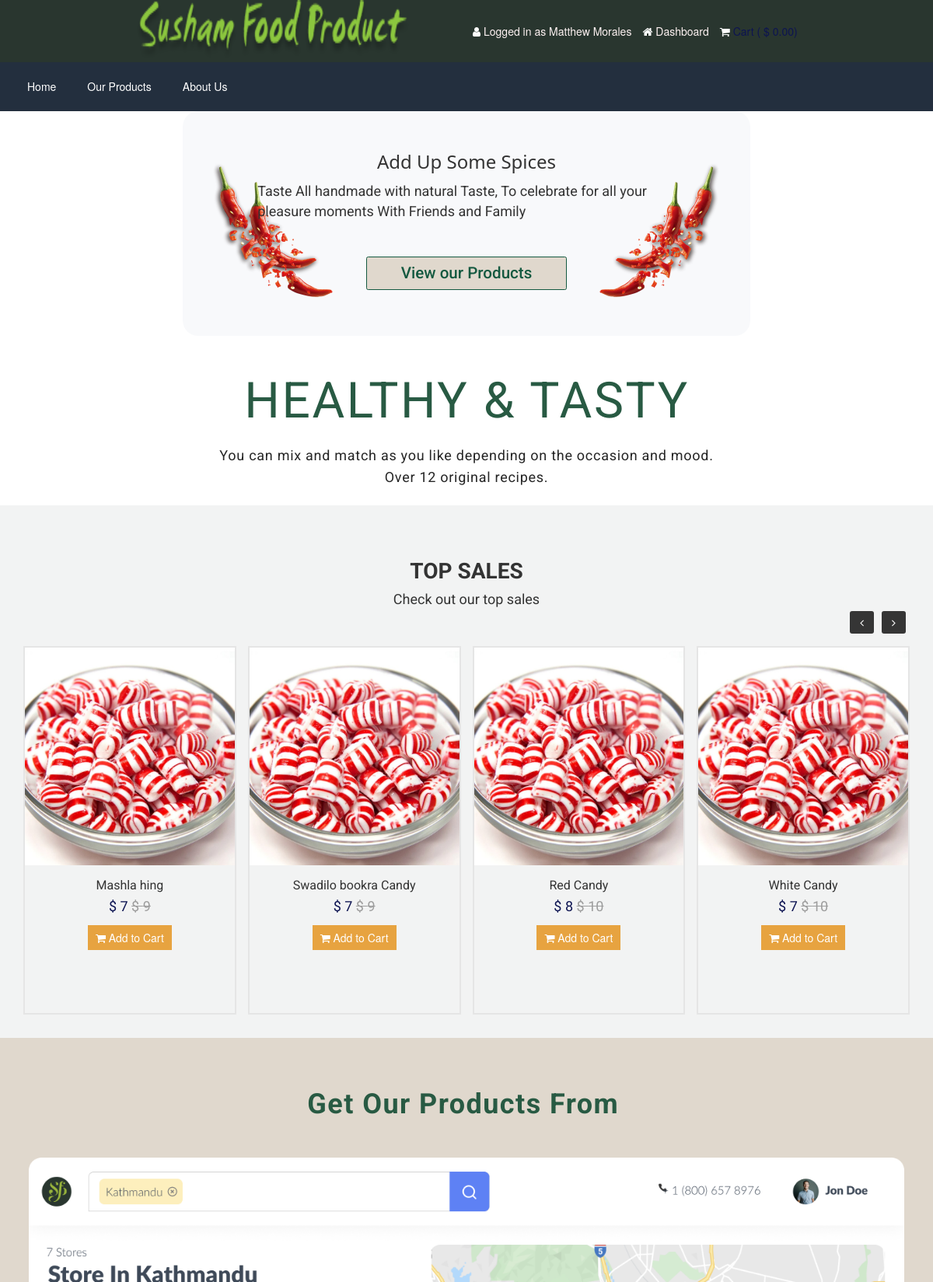
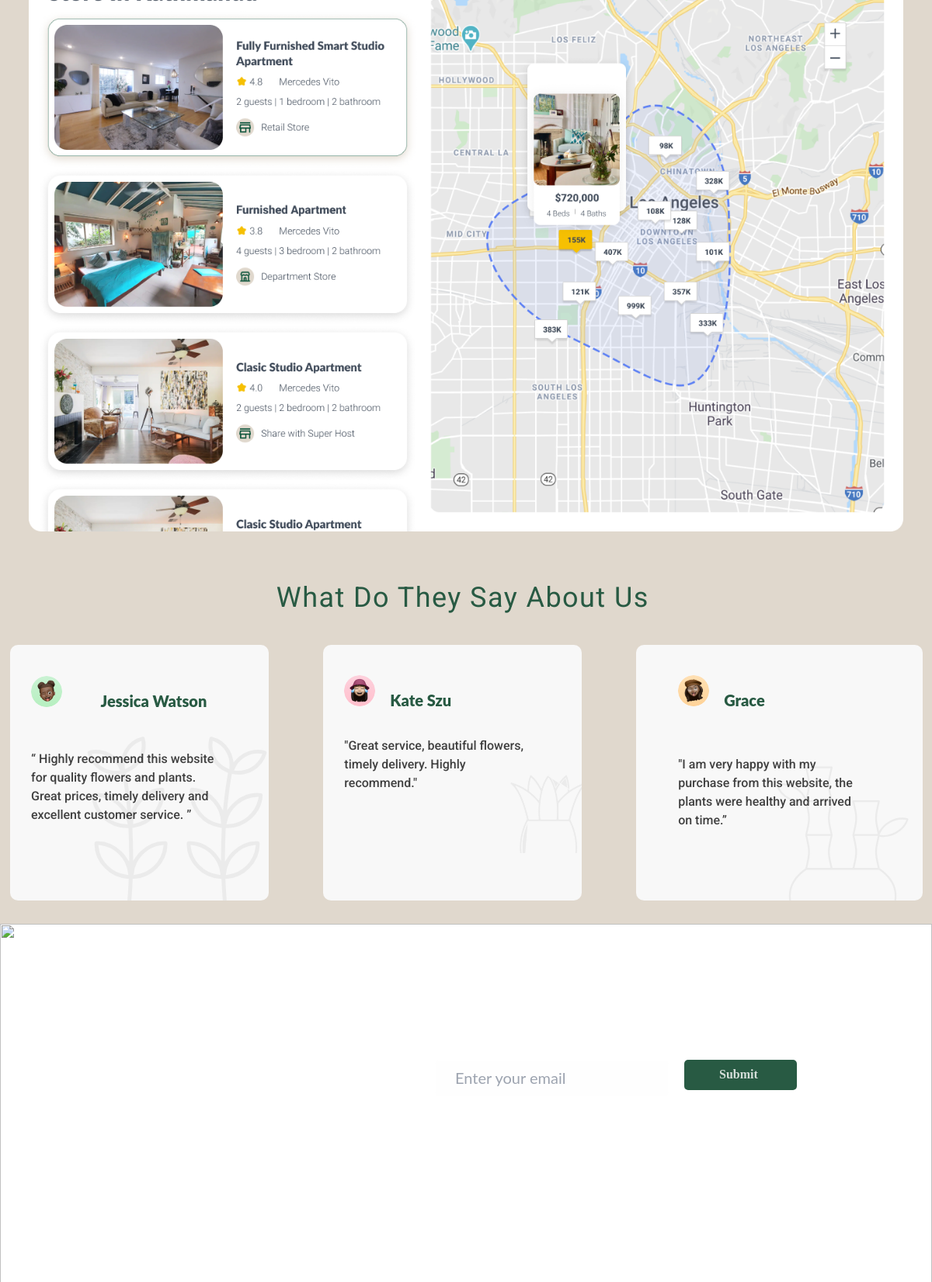
/ (signed in, upper part), run on the app's committed database (2 pictures, top to bottom).
### tables this page shows
CREATE TABLE `tbl_settings` (
  `id` int(11) NOT NULL,
  `logo` text NOT NULL,
  `favicon` text NOT NULL,
  `footer_about` text NOT NULL,
  `footer_copyright` text NOT NULL,
  `contact_address` text NOT NULL,
  `contact_email` text NOT NULL,
  `contact_phone` text NOT NULL,
  `contact_fax` text NOT NULL,
  `contact_map_iframe` text NOT NULL,
  `receive_email` text NOT NULL,
  `receive_email_subject` text NOT NULL,
  `receive_email_thank_you_message` text NOT NULL,
  `forget_password_message` text NOT NULL,
  `total_recent_post_footer` int(10) NOT NULL,
  `total_popular_post_footer` int(10) NOT NULL,
  `total_recent_post_sidebar` int(11) NOT NULL,
  `total_popular_post_sidebar` int(11) NOT NULL,
  `total_featured_product_home` int(11) NOT NULL,
  `total_latest_product_home` int(11) NOT NULL,
  `total_popular_product_home` int(11) NOT NULL,
  `meta_title_home` text NOT NULL,
  `meta_keyword_home` text NOT NULL,
  `meta_description_home` text NOT NULL,
  `banner_login` text NOT NULL,
  `banner_registration` text NOT NULL,
  `banner_forget_password` text NOT NULL,
  `banner_reset_password` text NOT NULL,
  `banner_search` text NOT NULL,
  `banner_cart` text NOT NULL,
  `banner_checkout` text NOT NULL,
  `banner_product_category` text NOT NULL,
  `banner_blog` text NOT NULL,
  `cta_title` text NOT NULL,
  `cta_content` text NOT NULL,
  `cta_read_more_text` text NOT NULL,
  `cta_read_more_url` text NOT NULL,
  `cta_photo` text NOT NULL,
  `featured_product_title` text NOT NULL,
  `featured_product_subtitle` text NOT NULL,
  `latest_product_title` text NOT NULL,
  `latest_product_subtitle` text NOT NULL,
  `popular_product_title` text NOT NULL,
  `popular_product_subtitle` text NOT NULL,
  `testimonial_title` text NOT NULL,
  `testimonial_subtitle` text NOT NULL,
  `testimonial_photo` text NOT NULL,
  `blog_title` text NOT NULL,
  `blog_subtitle` text NOT NULL,
  `newsletter_text` text NOT NULL,
  `paypal_email` text NOT NULL,
  `stripe_public_key` text NOT NULL,
  `stripe_secret_key` text NOT NULL,
  `bank_detail` text NOT NULL,
  `before_head` text NOT NULL,
  `after_body` text NOT NULL,
  `before_body` text NOT NULL,
  `home_service_on_off` int(11) NOT NULL,
  `home_welcome_on_off` int(11) NOT NULL,
  `home_featured_product_on_off` int(11) NOT NULL,
  `home_latest_product_on_off` int(11) NOT NULL,
  `home_popular_product_on_off` int(11) NOT NULL,
  `home_testimonial_on_off` int(11) NOT NULL,
  `home_blog_on_off` int(11) NOT NULL,
  `newsletter_on_off` int(11) NOT NULL,
  `ads_above_welcome_on_off` int(1) NOT NULL,
  `ads_above_featured_product_on_off` int(1) NOT NULL,
  `ads_above_latest_product_on_off` int(1) NOT NULL,
  `ads_above_popular_product_on_off` int(1) NOT NULL,
  `ads_above_testimonial_on_off` int(1) NOT NULL,
  `ads_category_sidebar_on_off` int(1) NOT NULL
);

CREATE TABLE `tbl_top_category` (
  `tcat_id` int(11) NOT NULL,
  `tcat_name` varchar(255) NOT NULL,
  `show_on_menu` int(1) NOT NULL
);

CREATE TABLE `tbl_product` (
  `p_id` int(11) NOT NULL,
  `p_name` varchar(255) NOT NULL,
  `p_old_price` varchar(10) NOT NULL,
  `p_current_price` varchar(10) NOT NULL,
  `p_qty` int(10) NOT NULL,
  `p_featured_photo` varchar(255) NOT NULL,
  `p_description` text NOT NULL,
  `p_short_description` text NOT NULL,
  `p_feature` text NOT NULL,
  `p_condition` text NOT NULL,
  `p_return_policy` text NOT NULL,
  `p_total_view` int(11) NOT NULL,
  `p_is_featured` int(1) NOT NULL,
  `p_is_active` int(1) NOT NULL,
  `ecat_id` int(11) NOT NULL
);

### index.php (the view, shortened to what the rows shown need)
<?php require_once ('header.php'); ?>
<?php
$statement = $pdo->prepare("SELECT * FROM tbl_settings WHERE id=1");
$statement->execute();
$result = $statement->fetchAll(PDO::FETCH_ASSOC);
foreach ($result as $row) {
    $total_latest_product_home = $row['total_latest_product_home'];
    $home_latest_product_on_off = $row['home_latest_product_on_off'];
}
?>
<div
    class="tw-self-stretch tw-flex tw-flex-row tw-items-start tw-justify-center tw-py-0 tw-px-5 tw-box-border tw-max-w-full">
    <div
        class="tw-w-[730px] tw-rounded-xl tw-bg-whitesmoke-200 tw-[backdrop-filter:blur(24px)] tw-flex tw-flex-col tw-items-center tw-justify-start tw-pt-[30px] tw-px-5 tw-pb-[59px] tw-box-border tw-gap-[62px] tw-max-w-full tw-mq450:gap-[15px_62px] tw-mq800:gap-[31px_62px]">
        <div class="tw-w-[540px] tw-flex tw-flex-col tw-items-end tw-justify-start tw-max-w-full">
            <h1
                class="tw-m-0 tw-self-stretch tw-h-28 tw-relative tw-text-inherit tw-leading-[57.6px] tw-font-medium tw-font-sans tw-flex tw-items-center tw-justify-center tw-shrink-0 tw-z-[2] tw-mq450:text-5xl tw-mq450:leading-[35px] tw-mq800:text-13xl tw-mq800:leading-[46px]">
                <div class="tw-text-5xl">Add Up Some Spices</div>
            </h1>
        </div>
    </div>
</div>
<?php if ($home_latest_product_on_off == 1): ?>
    <section
        class="tw-self-stretch tw-flex tw-flex-row tw-items-start tw-justify-start tw-py-0 tw-pr-0 tw-pl-px tw-box-border tw-max-w-full tw-text-center tw-text-[64px] tw-text-darkslategray-200 tw-font-lato">
        <div
            class="tw-flex-1 tw-rounded-t-61xl tw-rounded-b-none tw-bg-white tw-flex tw-flex-col tw-items-start tw-justify-start tw-pt-16 tw-px-0 tw-pb-9 tw-box-border tw-gap-[12px] tw-max-w-full tw-mq800:pt-[27px] tw-mq800:pb-5 tw-mq800:box-border tw-mq1125:pt-[42px] tw-mq1125:pb-[23px] tw-mq1125:box-border">
            <h1
                class="tw-m-0 tw-self-stretch tw-relative tw-text-inherit tw-tracking-[0.04em] tw-leading-[88px] tw-uppercase tw-font-normal tw-font-inherit tw-mq450:text-19xl tw-mq450:leading-[53px] tw-mq800:text-[51px] tw-mq800:leading-[70px]">
                healthy &amp; tasty
            </h1>
    </section>
    <div class="product bg-gray pt_70 pb_30">
        <div class="container">
            <div class="row">
                <div class="col-md-12">
                    <div class="headline">
                        <h2>
                            TOP SALES
                        </h2>
                    </div>
                </div>
            </div>
            <div class="row">
                <div class="col-md-12">
                    <div class="product-carousel">
                        <?php
                        $statement = $pdo->prepare("SELECT * FROM tbl_product WHERE p_is_featured = ? ORDER BY p_id DESC LIMIT " . $total_latest_product_home);
                        $statement->execute(array(1));
                        $result = $statement->fetchAll(PDO::FETCH_ASSOC);
                        foreach ($result as $row) {
                            ?>
                            <div class="item">
                                <div class="thumb">
                                    <div class="photo"
                                        style="background-image:url(assets/uploads/<?php echo $row['p_featured_photo']; ?>);">
                                    </div>
                                </div>
                                <div class="text">
                                    <h3><a href="product.php?id=<?php echo $row['p_id']; ?>">
                                            <?php echo $row['p_name']; ?>
                                        </a></h3>
                                    <h4>
                                        $
                                        <?php echo $row['p_current_price']; ?>
                                        <?php if ($row['p_old_price'] != ''): ?>
                                            <del>
                                                $
                                                <?php echo $row['p_old_price']; ?>
                                            </del>
                                        <?php endif; ?>
                                    </h4>
                                    <?php if ($row['p_qty'] == 0): ?>
                                        <div class="out-of-stock">
                                            <div class="inner">
                                                Out Of Stock
                                            </div>
                                        </div>
                                    <?php else: ?>
                                        <p><a href="product.php?id=<?php echo $row['p_id']; ?>"><i class="fa fa-shopping-cart"></i>
                                                Add to Cart</a></p>
                                    <?php endif; ?>
                                </div>
                            </div>
                            <?php
                        }
                        ?>
                    </div>
                </div>
            </div>
        </div>
    </div>
<?php endif; ?>
<section
    class="tw-self-stretch tw-flex tw-flex-row tw-bg-gainsboro-300 tw-pt-24 tw-pb-24 tw-items-start tw-justify-start tw-px-[37px] tw-box-border tw-max-w-full tw-text-left tw-text-17xl tw-text-darkslategray-200 tw-font-bold">
    <div
        class="tw-flex-1 tw-flex tw-flex-col tw-mx-auto tw-items-start tw-justify-start tw-gap-[44px] tw-max-w-full tw-mq800:gap-[22px_44px]">
        <div class="tw-self-stretch tw-flex tw-flex-row tw-items-start tw-justify-center tw-py-0 tw-pr-[21px] tw-pl-5">
            <h1
                class="tw-m-0 tw-relative tw-text-inherit tw-tracking-[0.04em] tw-leading-[140%] tw-capitalize tw-font-inherit tw-[text-shadow:1.1px_0_0_#285a43,_0_1.1px_0_#285a43,_-1.1px_0_0_#285a43,_0_-1.1px_0_#285a43] tw-mq450:text-3xl tw-mq450:leading-[30px] tw-mq800:text-10xl tw-mq800:leading-[40px]">
                Get Our Products From
            </h1>
        </div>
    </div>
</section>
<section
    class="tw-self-stretch tw-flex tw-pb-12 tw-bg-gainsboro-300 tw-flex-row tw-items-start tw-justify-center tw-pt-0 tw-px-5 tw-box-border tw-max-w-full tw-text-left tw-text-17xl tw-text-darkslategray-200 tw-font-lato">
    <div
        class="tw-w-[1220px] tw-flex tw-flex-col tw-items-start tw-justify-start tw-gap-[35px] tw-max-w-full tw-mq800:gap-[17px_35px]">
        <div class="tw-self-stretch tw-flex tw-flex-row tw-items-start tw-justify-center tw-py-0 tw-pr-[21px] tw-pl-5">
            <h1
                class="tw-m-0 tw-relative tw-text-inherit tw-tracking-[0.04em] tw-leading-[140%] tw-capitalize tw-font-inherit tw-[text-shadow:1.1px_0_0_#285a43,_0_1.1px_0_#285a43,_-1.1px_0_0_#285a43,_0_-1.1px_0_#285a43] tw-mq450:text-3xl tw-mq450:leading-[30px] tw-mq800:text-10xl tw-mq800:leading-[40px]">
                What do they say about us</h1>
        </div>
    </div>
</section>
<?php require_once ('footer.php'); ?>

### header.php (shortened to what the rows shown need)
<?php
include ("admin/inc/config.php");
$statement = $pdo->prepare("SELECT * FROM tbl_settings WHERE id=1");
$statement->execute();
$result = $statement->fetchAll(PDO::FETCH_ASSOC);
foreach ($result as $row) {
	$logo = $row['logo'];
}
?>
<!DOCTYPE html>
<html lang="en">
<head>
	<link rel="stylesheet" href="assets/css/bootstrap.min.css">
	<link rel="stylesheet" href="assets/css/font-awesome.min.css">
	<link rel="stylesheet" href="assets/css/owl.carousel.min.css">
	<link rel="stylesheet" href="assets/css/owl.theme.default.min.css">
	<link rel="stylesheet" href="assets/css/jquery.bxslider.min.css">
	<link rel="stylesheet" href="assets/css/magnific-popup.css">
	<link rel="stylesheet" href="assets/css/rating.css">
	<link rel="stylesheet" href="assets/css/spacing.css">
	<link rel="stylesheet" href="assets/css/bootstrap-touch-slider.css">
	<link rel="stylesheet" href="assets/css/animate.min.css">
	<link rel="stylesheet" href="assets/css/tree-menu.css">
	<link rel="stylesheet" href="assets/css/select2.min.css">
	<link rel="stylesheet" href="assets/css/main.css">
	<link rel="stylesheet" href="assets/css/responsive.css">
	<link rel="stylesheet" href="assets/css/output.css">
</head>
<body>
	<div class="header" style="color: white">
		<div class="container">
			<div class="row inner">
				<div class="col-md-4 logo">
					<a href="index.php"><img src="assets/uploads/<?php echo $logo; ?>" alt="logo image"></a>
				</div>
			</div>
		</div>
	</div>
	<div class="nav">
		<div class="container">
			<div class="row">
				<div class="col-md-12 pl_0 pr_0">
					<div class="menu-container">
						<div class="menu">
							<ul class="tw-display-flex">
								<?php
								$statement = $pdo->prepare("SELECT * FROM tbl_top_category WHERE show_on_menu=1");
								$statement->execute();
								$result = $statement->fetchAll(PDO::FETCH_ASSOC);
								foreach ($result as $row) {
									?>
									<li><a href="product-category.php?id=<?php echo $row['tcat_id']; ?>&type=top-category">
											<?php echo $row['tcat_name']; ?>
										</a>
									</li>
									<?php
								}
								?>
							</ul>
						</div>
					</div>
				</div>
			</div>
		</div>
	</div>

### data on the page
tbl_settings: logo (picture)
tbl_top_category: tcat_name "Our Products"
tbl_product: p_featured_photo (picture), p_name "Mashla hing", p_current_price "7", p_old_price "9"
tbl_product: p_featured_photo (picture), p_name "Swadilo bookra Candy", p_current_price "7", p_old_price "9"
tbl_product: p_featured_photo (picture), p_name "Red Candy", p_current_price "8", p_old_price "10"
tbl_product: p_featured_photo (picture), p_name "White Candy", p_current_price "7", p_old_price "10"

### other printed values
LANG_VALUE_13 "Logged in as"
$_SESSION['customer']['cust_name'] "Matthew Morales"
LANG_VALUE_89 "Dashboard"
LANG_VALUE_18 "Cart"
LANG_VALUE_1 "$"
